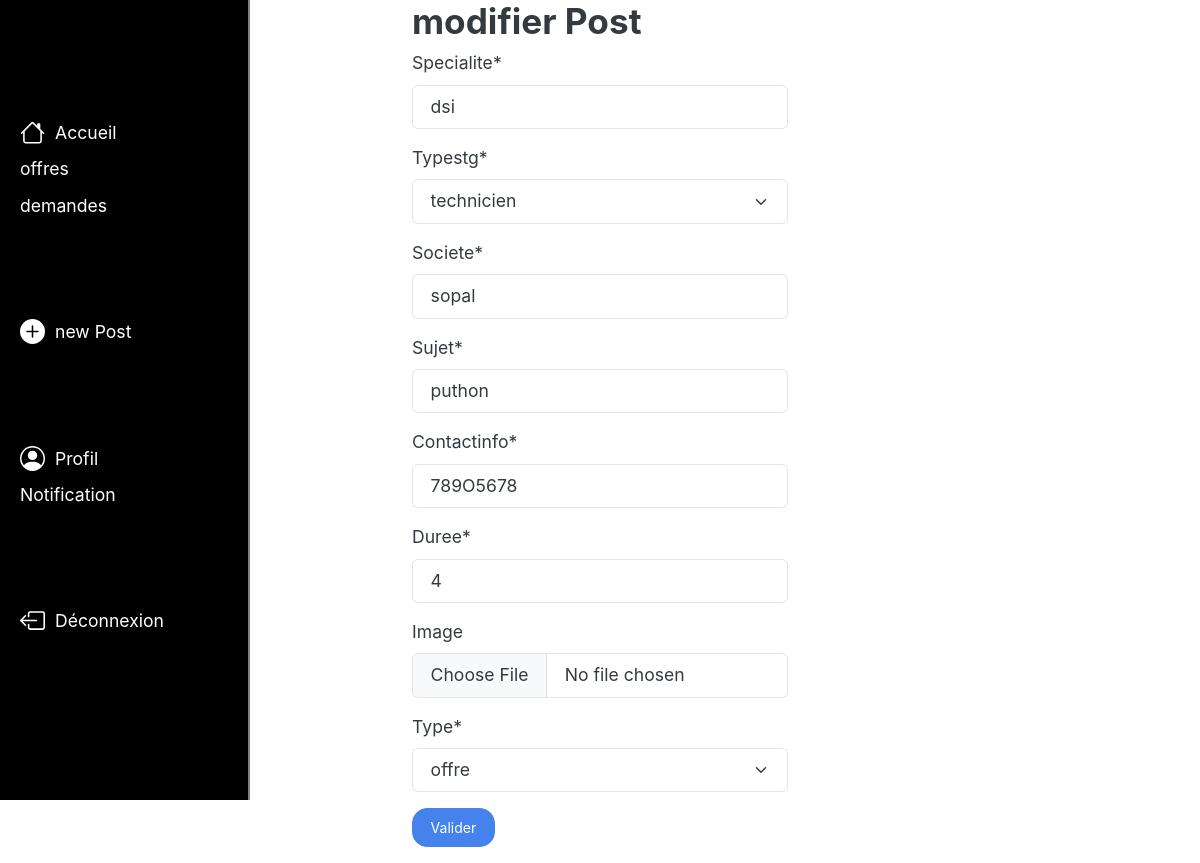
The app's page /StudenHelp/115/Modifier_Stage/ with its own data.
### StudenHelp/models.py (models this page shows, shortened)
class Poste(models.Model):
    image = models.ImageField(blank=True)
    type = models.IntegerField(default=0, choices=tp)
    date = models.DateTimeField(auto_now_add=True)
    uc = models.ForeignKey(User, on_delete=models.CASCADE)
    class Meta:
        ordering = ['-date']

class Stage(Poste):
    typestg = models.IntegerField(default=1, choices=ts)
    societe = models.CharField(max_length=255)
    duree = models.IntegerField()
    sujet = models.CharField(max_length=255)
    contactinfo = models.CharField(max_length=255)
    specialite = models.CharField(max_length=255)

### StudenHelp/views.py (the view)
# urls.py: path('<int:pk>/Modifier_Stage/', ModifierStage.as_view(), name='modifier_Stage'),
class ModifierStage(UpdateView):
    model = Stage
    template_name = 'Modifier_Stage.html'
    form_class = StageForm
    success_url = reverse_lazy('profile')

### StudenHelp/forms.py
class StageForm(forms.ModelForm):
    helper = FormHelper()
    helper.form_method = 'POST'
    helper.add_input(Submit('submit', 'Valider', css_class='btn-primary'))
    class Meta:
        model = Stage
        fields = ['specialite', 'typestg', 'societe', 'sujet', 'contactinfo', 'duree', 'image', 'type']

### StudenHelp/templates/Modifier_Stage.html (shortened to what this page needs)
{% extends 'base.html' %} {% load crispy_forms_tags %} {% block content %}
<head>
  <link
    rel="stylesheet"
    type="text/css"
    href="https://bootswatch.com/5/litera/bootstrap.min.css"
  />
</head>
<div class="container">
  <h2>modifier Post</h2>
  {% csrf_token %} {% crispy form %}
</div>
{% endblock %}

### StudenHelp/templates/Modifier_Stage.html (style rules this page uses)
.container { width: 400px; margin: 0 auto; }

### records on screen
Stage: specialite "dsi", typestg "technicien", societe "sopal", sujet "puthon", contactinfo "789O5678", duree "4"
